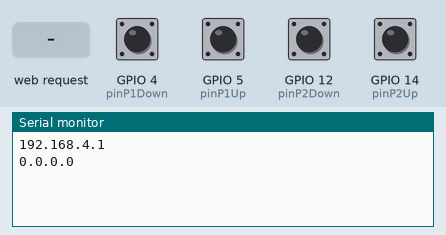
Bench run of a sketch on a simulated ESP8266 (NodeMCU). Shown: the last lines printed to the serial monitor. The test bench sets the inputs (shaded band); at power-on: GPIO 4 (pinP1Down), GPIO 5 (pinP1Up), GPIO 12 (pinP2Down), GPIO 14 (pinP2Up) LOW. Storage starts empty.

Above: at 1.2 s.
1.3 s: HTTP request GET / received
At 2.1 s:
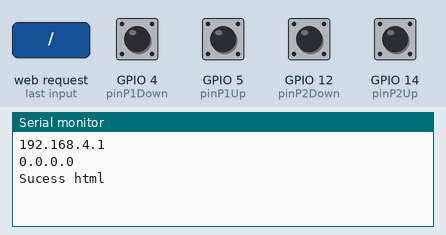
2.8 s: HTTP request GET /look.css received
At 3.3 s:
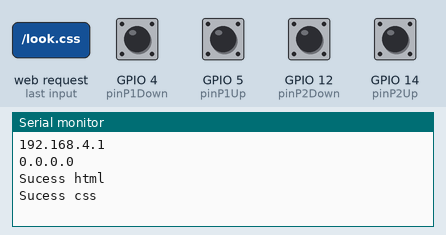
4.3 s: HTTP request GET /control.js received
At 5.6 s:
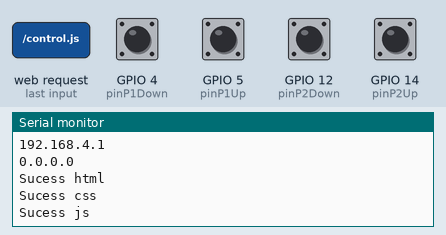

The sketch:

esp8266pong.ino
```cpp
/*Made by vini
https://github.com/vinivid
*/

#include <ESP8266WiFi.h>
#include <ESPAsyncTCP.h>
#include <ESPAsyncWebServer.h>
#include <FS.h>
#include <LittleFS.h>

//Coloca o nome do WiFi e a senha a ser usada
const char* ssid = "esp8266pong";
const char* passWord = "123456789";

//inicializa um instancia servidor no port 80
AsyncWebServer server(80);
AsyncEventSource events("/events");

int pinP1Up = 5;//D1
int pinP1Down = 4;//D2
int pinP2Up = 14;//D5
int pinP2Down = 12;//D6

void setup(){
  Serial.begin(9600);

  /*Inicia o WiFi no modo de soft acess point que permite ao usuario acessar a ESP8266 sabendo a senha e o SSID
  */
  WiFi.softAP(ssid, passWord);
  IPAddress IP = WiFi.softAPIP();

  Serial.println(IP);
  Serial.println(WiFi.localIP());

  pinMode(pinP1Up, INPUT);
  pinMode(pinP1Down, INPUT);
  pinMode(pinP2Up, INPUT);
  pinMode(pinP2Down, INPUT);

  //Inicia o server
  server.begin();

  //inicia o sistema de file do ESP
  if(!LittleFS.begin()){
    Serial.println("Erro ao abrir littleFS"); return;
  }

  server.addHandler(&events);

  //Sends the html, css and javascript to the interface
  server.on("/", HTTP_GET, [](AsyncWebServerRequest *request){
    request->send(LittleFS, "/index.html");
    Serial.println("Sucess html");
  });

  server.on("/look.css", HTTP_GET, [](AsyncWebServerRequest *request){
    request->send(LittleFS, "/look.css");
    Serial.println("Sucess css");
  });

  server.on("/control.js", HTTP_GET, [](AsyncWebServerRequest *request){
    request->send(LittleFS, "/control.js");
    Serial.println("Sucess js");
  });

}

void loop(){
  delay(110);
  if(digitalRead(pinP1Up) == HIGH) events.send("-1p1", "buttonPress");
  if(digitalRead(pinP1Down) == HIGH) events.send("1p1", "buttonPress");
  if(digitalRead(pinP2Up) == HIGH) events.send("-1p2", "buttonPress");
  if(digitalRead(pinP2Down) == HIGH) events.send("1p2", "buttonPress");
}
```

Measured:
- after the input at 1.3 s, the serial monitor: prints a new line at once (image 1)
- after the input at 2.8 s, the serial monitor: prints a new line at once (image 2)
- after the input at 4.3 s, the serial monitor: prints a new line at once (image 3)
